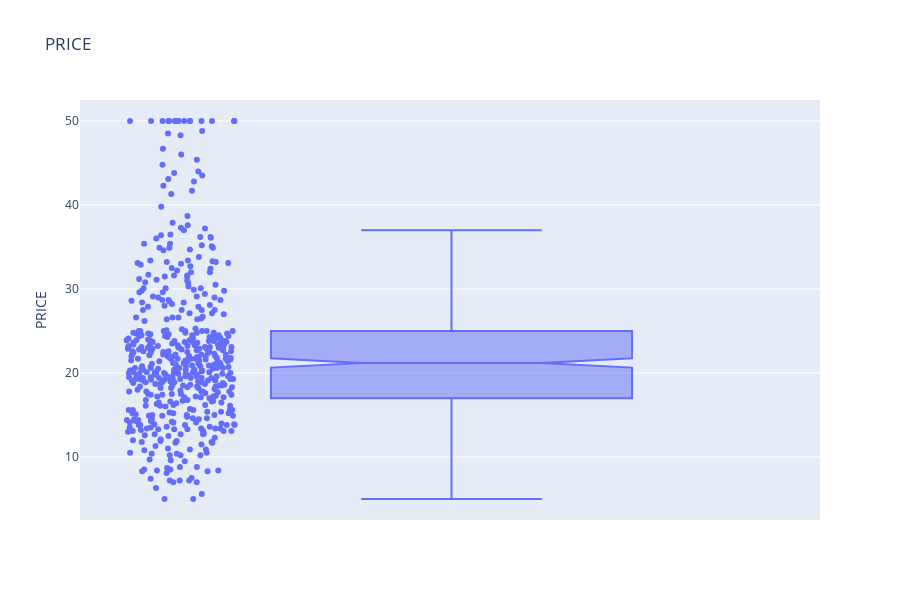

The notebook cell saved with this chart:
### Markdown cell above
The below box plot shows the distrobution of the of the price varaible in the dataframe.

### Code cell
## Plotting 
fig = px.box(df,  y="PRICE", points="all",
             notched=True, # used notched shape
             title="PRICE" )




fig.show()

### Figure 1 — Plotly figure (JSON) as saved in the notebook; plotly's stock layout.template omitted (floating-point values rounded to 4 significant figures; data arrays with more than 128 entries replaced by an {"elided": "..."} marker saying what was removed)
{"data": [{"alignmentgroup": "True", "boxpoints": "all", "hoverlabel": {"namelength": 0}, "hovertemplate": "PRICE=%{y}", "legendgroup": "", "marker": {"color": "#636efa"}, "name": "", "notched": true, "offsetgroup": "", "orientation": "v", "showlegend": false, "type": "box", "x0": " ", "xaxis": "x", "y": {"elided": "506 float values"}, "y0": " ", "yaxis": "y"}], "layout": {"boxmode": "group", "height": 600, "legend": {"tracegroupgap": 0}, "title": {"text": "PRICE"}, "xaxis": {"anchor": "y", "domain": [0, 1]}, "yaxis": {"anchor": "x", "domain": [0, 1], "title": {"text": "PRICE"}}}}
